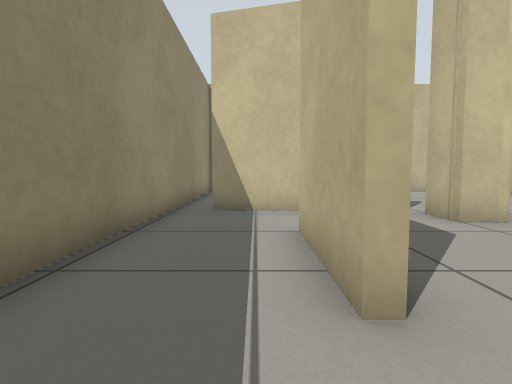
View 1 (above)

21 first-person views from a walk through a robot-simulator world made for Gazebo. The camera is 0.5 m above the floor, tilts 4° down and sees 80° across. The floor is counted in squares, 0.5 m on a side. Each view is taken from the middle of a square. On the plan, view 1 faces up. The plan holds only what a view shows up to about 12 squares ahead; the rest is blank.

View 2
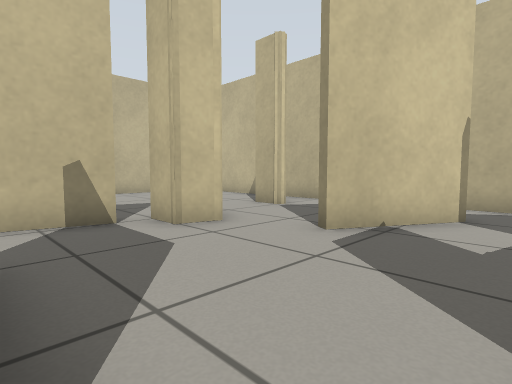

View 3
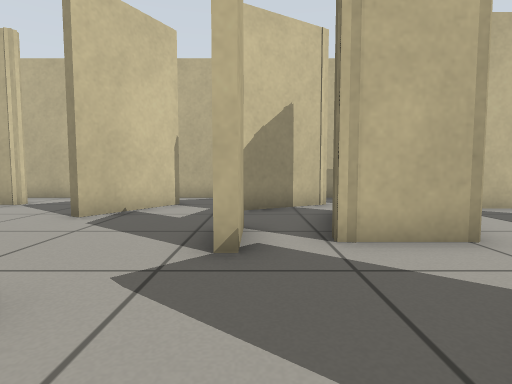

View 4
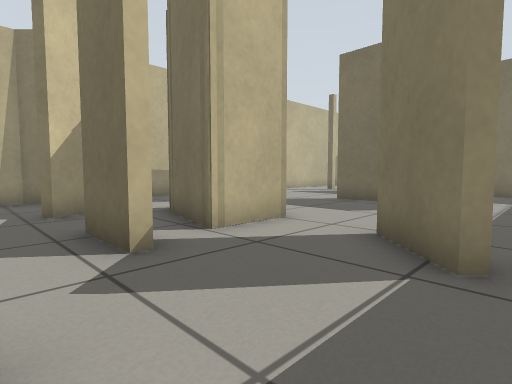

View 5
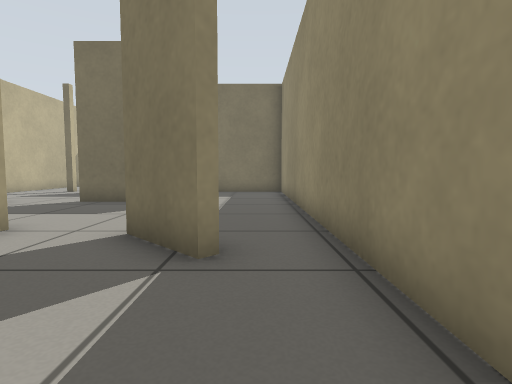

View 6
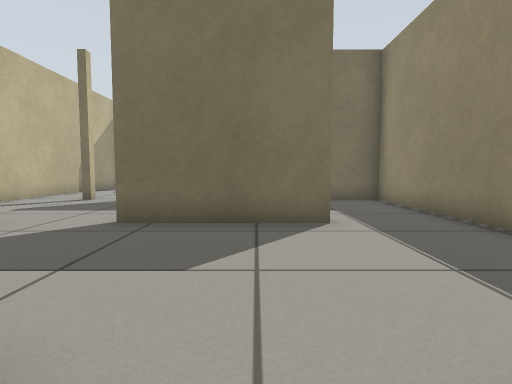

View 7
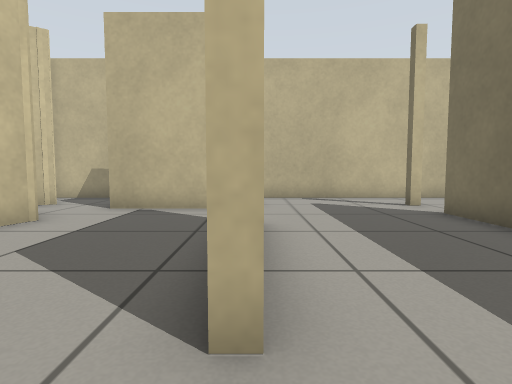

View 8
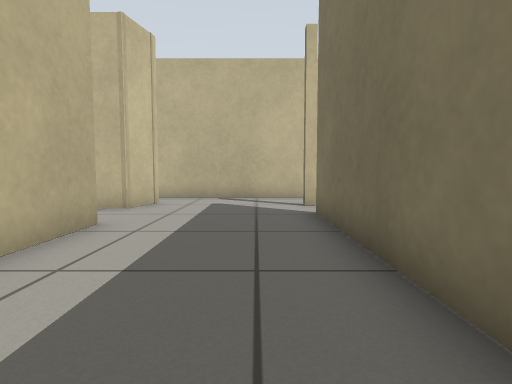

View 9
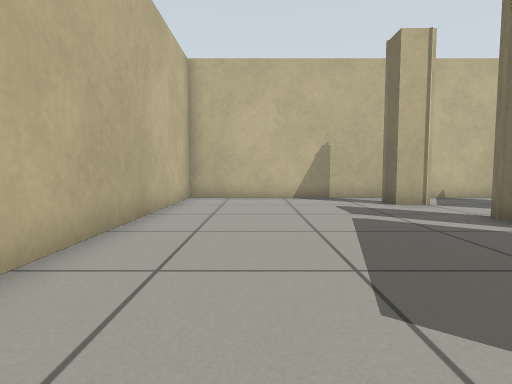

View 10
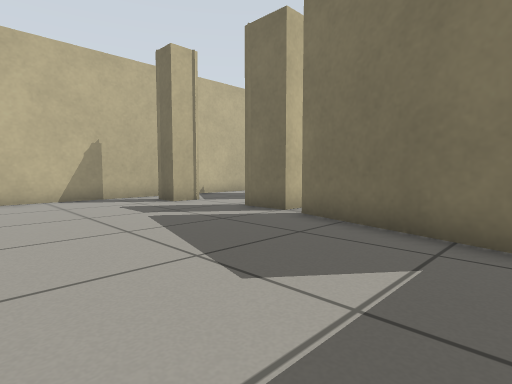

View 11
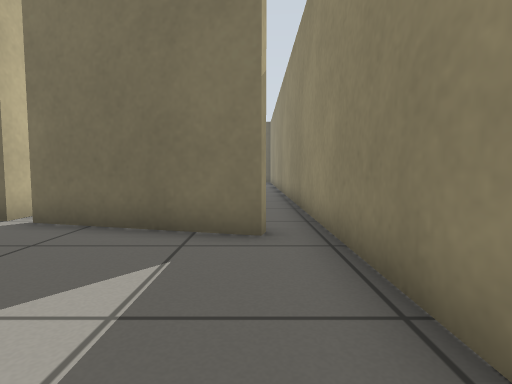

View 12
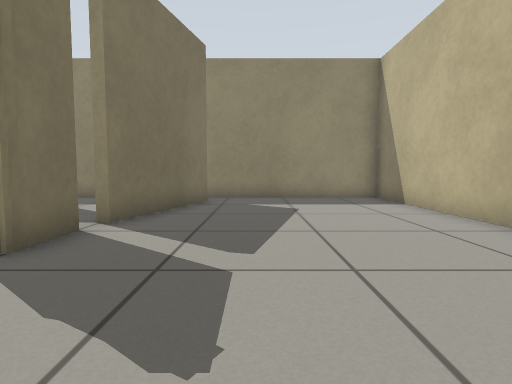

View 13
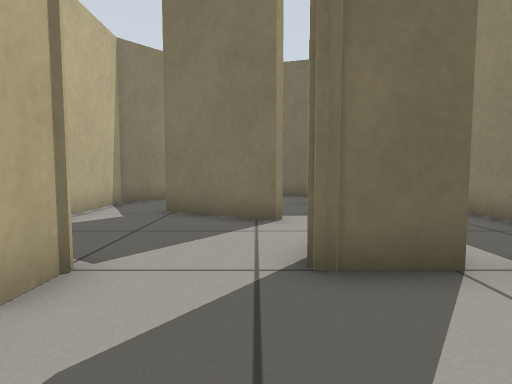

View 14
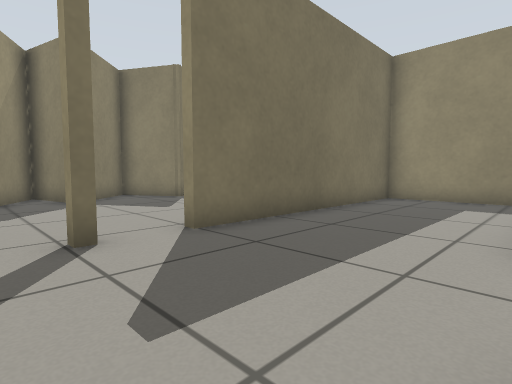

View 15
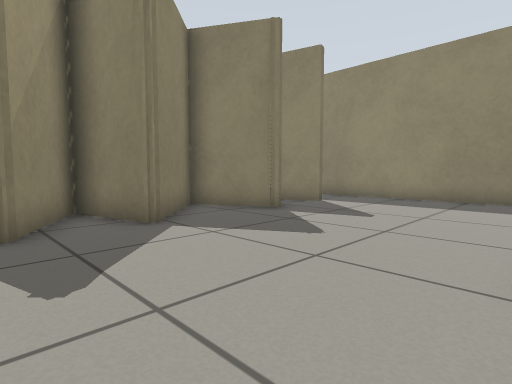

View 16
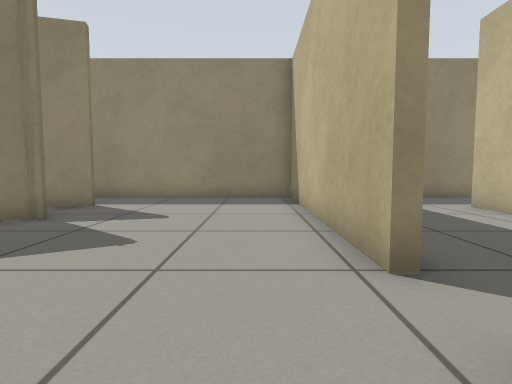

View 17
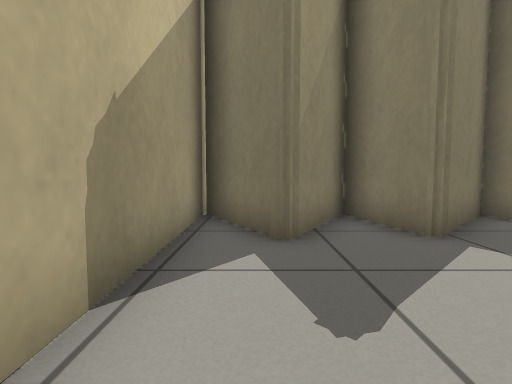

View 18
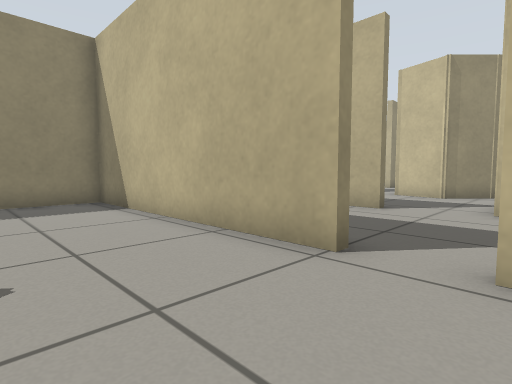

View 19
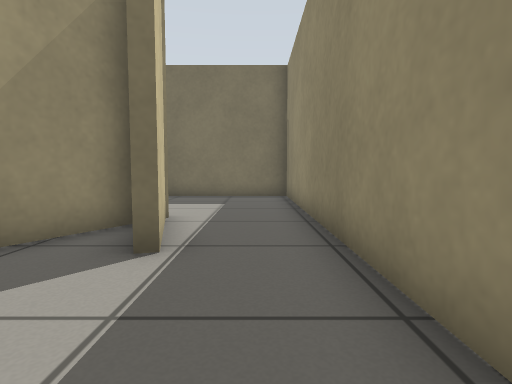

View 20
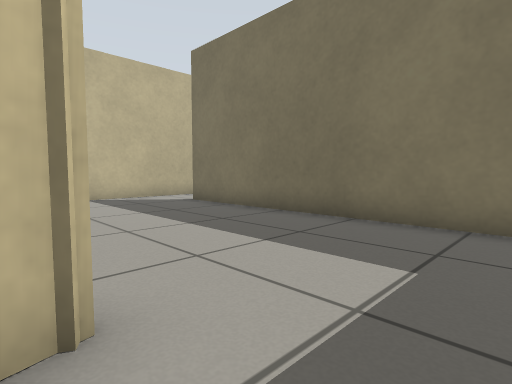

View 21
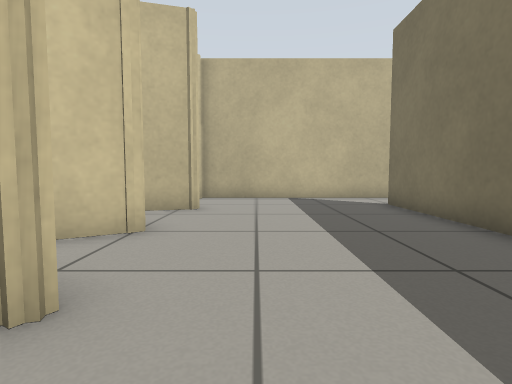

### Floor plan
Points are (right, up) in squares from view 1. A wall is a line through its corners. A room is listed if a view was taken in it or the views show most of it. See-through windows are left out.
Room 1 (views 1, 2, 3, 4, 5, 6, 7, 8, 14)
walls: (3.1, -1.5) (3.2, -1.1) (5.8, -1.8); (2.6, 0.2) (2.6, 0.5) (4.4, 0.5); (-0.4, -1.3) (1.1, -2.8); (0.6, 2) (0.6, 5); (6.4, -2.2) (5, -3.6) (3.2, -3.1) (3.2, -1.1); (7.3, -1) (6.4, 0.6); (0.6, -7.7) (4.7, -7.7) (4.7, -8) (0.6, -8); (1, 4.1) (1, 2.8); (5.5, 4.1) (8.2, 2.5); (9, -0.6) (10.2, 0.5) (10.2, 7.9); (8.2, 2.2) (5.5, 3.8); (4.9, 5.8) (3.9, 6.1) (3.9, 7); (8.5, -8) (7, -7.6) (7, -4.1); (3.3, 6.9) (-1.2, 8.1); (-2.2, 7.9) (-2.2, -12.4) (6.1, -12.4); (10.2, -11.6) (10.2, -7.4)
low walls: (1.1, 2) (0.6, 2); (0.6, -8) (0.6, -7.7)
ways out: opening at (6.5, 7) to room 2; gap at (-1, 8) to room 2; gap at (3, 7) to room 2; gap at (9, 8) to room 2; opening at (8, -12.5) to room 3
Room 2 (views 9, 10, 11, 12, 13)
walls: (3.9, 7) (5.3, 7) (5.5, 6.9); (7.9, 6.9) (7.9, 7.9) (9, 7.9); (-1.1, 8.4) (3.4, 7.2); (10.2, 7.9) (10.2, 14.4) (-2.2, 14.4) (-2.2, 7.9)
ways out: opening at (6.5, 7) to room 1; gap at (-1, 8) to room 1; gap at (3, 7) to room 1; gap at (9, 8) to room 1
Room 3 (views 15, 16, 17, 18, 19)
walls: (2.5, -18.3) (2.8, -18.5) (4, -20.7) (6.3, -18.5) (6.4, -18.6); (6.1, -12.7) (-2.2, -12.7) (-2.2, -20.4); (0.4, -18.5) (0.8, -19.9); (1.3, -20.7) (2.3, -18.9); (0.5, -20.2) (0.1, -18.6); (7, -20.9) (8.6, -18.2); (10.2, -19.1) (10.2, -11.6)
ways out: opening at (8, -12.5) to room 1; opening at (-1, -20) to room 4
Room 4 (views 20, 21)
walls: (4.1, -21.3) (3.7, -20.9); (4, -21.2) (3.3, -20.1); (6.9, -21.5) (6.5, -20.2); (0.9, -21.5) (0.5, -20.2); (6.4, -18.6) (7, -20.9); (10.2, -26.5) (10.2, -19.1); (-2.2, -20.4) (-2.2, -26.9) (8, -26.9)
low walls: (1.2, -21.6) (0.9, -21.5)
ways out: opening at (-1, -20) to room 3; opening at (9, -27)
Room 5 (no view inside)
walls: (8, -2.1) (7.3, -1)

Where each view was taken, in squares from view 1:
view 1: 0 up, 0 right, facing up
view 2: 1 up, 1 right, facing up-right
view 3: 0 up, 1 left, facing right
view 4: 2 up, 1 left, facing down-right
view 5: 2 up, 1 left, facing down
view 6: 2 down, 2 right, facing down
view 7: 8 down, 1 left, facing right
view 8: 11 down, 1 left, facing right
view 9: 12 up, 1 left, facing right
view 10: 13 up, 1 left, facing down-right
view 11: 13 up, 1 left, facing down
view 12: 10 up, 9 right, facing left
view 13: 10 up, 6 right, facing down
view 14: 8 down, 9 right, facing down-left
view 15: 13 down, 9 right, facing down-left
view 16: 14 down, 9 right, facing left
view 17: 14 down, 9 right, facing down
view 18: 16 down, 8 right, facing up-left
view 19: 15 down, 1 left, facing down
view 20: 21 down, 1 left, facing down-right
view 21: 23 down, 1 left, facing right
